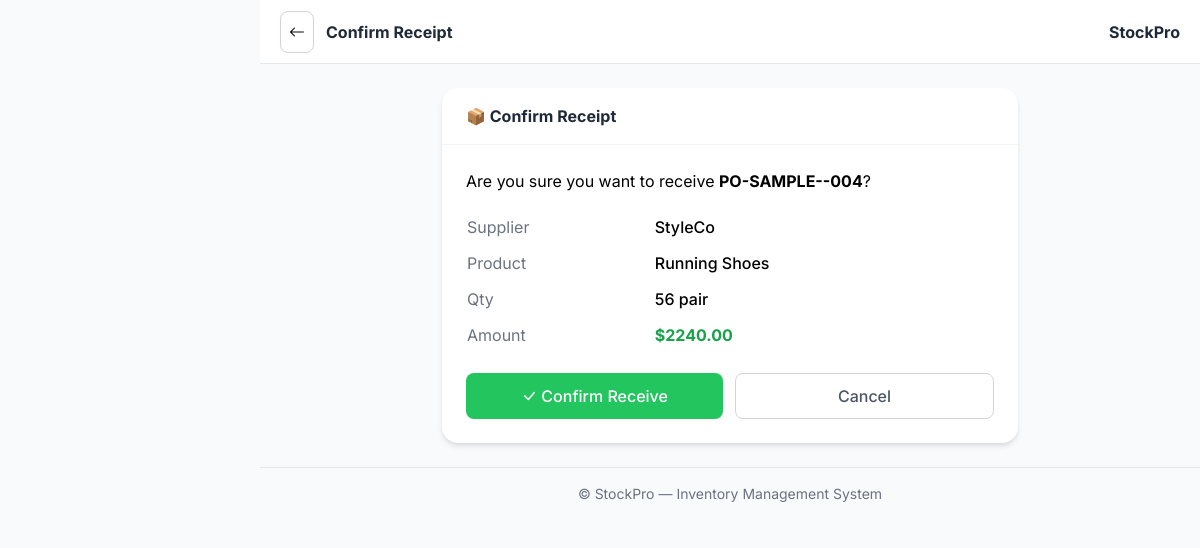
The page /dashboard/purchase-orders/1/receive/ (signed in) on the database its author committed.
### inventory/models.py (models this page shows, shortened)
class PurchaseOrder(models.Model):
    STATUS_CHOICES = [
        ("draft", "Draft"),
        ("sent", "Sent"),
        ("received", "Received"),
        ("cancelled", "Cancelled"),
    ]
    order_number = models.CharField(max_length=50, unique=True)
    supplier = models.ForeignKey(Supplier, on_delete=models.CASCADE, related_name="purchase_orders")
    product = models.ForeignKey(Product, on_delete=models.CASCADE, related_name="purchase_orders")
    quantity = models.IntegerField()
    unit_price = models.DecimalField(max_digits=10, decimal_places=2)
    total_amount = models.DecimalField(max_digits=12, decimal_places=2)
    status = models.CharField(max_length=20, choices=STATUS_CHOICES, default="draft")
    notes = models.TextField(blank=True)
    order_date = models.DateTimeField(auto_now_add=True)
    expected_date = models.DateField(blank=True, null=True)
    received_date = models.DateTimeField(blank=True, null=True)
    class Meta:
        ordering = ["-order_date"]

class Supplier(models.Model):
    name = models.CharField(max_length=200, unique=True)
    contact_person = models.CharField(max_length=100, blank=True)
    email = models.EmailField(blank=True)
    phone = models.CharField(max_length=20, blank=True)
    address = models.TextField(blank=True)
    is_active = models.BooleanField(default=True)
    created_at = models.DateTimeField(auto_now_add=True)
    class Meta:
        ordering = ["name"]

class Product(models.Model):
    STATUS_CHOICES = [
        ("active", "Active"),
        ("archived", "Archived"),
    ]
    UNIT_CHOICES = [
        ("piece", "Piece"),
        ("kg", "Kilogram"),
        ("g", "Gram"),
        ("l", "Liter"),
        ("ml", "Milliliter"),
        ("box", "Box"),
        ("pack", "Pack"),
        ("set", "Set"),
    ]
    name = models.CharField(max_length=200)
    category = models.ForeignKey(
        Category, on_delete=models.SET_NULL, null=True, blank=True, related_name="products"
    )
    supplier = models.ForeignKey(
        Supplier, on_delete=models.SET_NULL, null=True, blank=True, related_name="products"
    )
    description = models.TextField(blank=True)
    sku = models.CharField(max_length=50, unique=True, blank=True)
    barcode = models.CharField(max_length=50, unique=True, blank=True)
    price = models.DecimalField(max_digits=10, decimal_places=2, validators=[MinValueValidator(Decimal("0"))])
    cost_price = models.DecimalField(max_digits=10, decimal_places=2, default=Decimal("0"), validators=[MinValueValidator(Decimal("0"))])
    quantity = models.IntegerField(default=0, validators=[MinValueValidator(0)])
    unit = models.CharField(max_length=20, choices=UNIT_CHOICES, default="piece")
    low_stock_threshold = models.IntegerField(default=10)
    max_stock_threshold = models.IntegerField(default=1000)
    status = models.CharField(max_length=10, choices=STATUS_CHOICES, default="active")
    image = models.ImageField(upload_to="products/", blank=True, null=True)
    created_at = models.DateTimeField(auto_now_add=True)
    updated_at = models.DateTimeField(auto_now=True)
    class Meta:
        ordering = ["-updated_at"]
        indexes = [
            models.Index(fields=["status", "quantity"]),
            models.Index(fields=["sku"]),
        ]

### inventory/views.py (the view, shortened to what this page needs)
# urls.py: path("purchase-orders/<int:pk>/receive/", views.purchase_order_receive, name="purchase_order_receive"),
@login_required
@manager_or_admin_required
def purchase_order_receive(request, pk):
    order = get_object_or_404(PurchaseOrder, pk=pk)
    return render(request, "inventory/purchase_order_confirm.html", {"order": order})

### inventory/templates/inventory/purchase_order_confirm.html (shortened to what this page needs)
{% extends 'base.html' %}
{% block page_title %}Confirm Receipt{% endblock %}
{% block content %}
<div class="max-w-xl mx-auto">
  <div class="bg-white rounded-2xl shadow-md">
    <div class="px-6 py-4 border-b border-gray-100">
      <h5 class="font-bold text-gray-800">📦 Confirm Receipt</h5>
    </div>
    <div class="p-6">
      <p class="mb-4">Are you sure you want to receive <strong>{{ order.order_number }}</strong>?</p>
      <table class="w-full mb-5">
        <tr><td class="text-gray-500 py-1.5">Supplier</td><td class="font-medium">{{ order.supplier.name }}</td></tr>
        <tr><td class="text-gray-500 py-1.5">Product</td><td class="font-medium">{{ order.product.name }}</td></tr>
        <tr><td class="text-gray-500 py-1.5">Qty</td><td class="font-medium">{{ order.quantity }} {{ order.product.unit }}</td></tr>
        <tr><td class="text-gray-500 py-1.5">Amount</td><td class="font-bold text-success-600">${{ order.total_amount|floatformat:2 }}</td></tr>
      </table>
      <form method="post" class="flex gap-3">
        <button type="submit" class="flex-1 px-5 py-2.5 bg-success-500 text-white rounded-lg font-medium hover:bg-success-600"><i class="bi bi-check-lg"></i> Confirm Receive</button>
        <a href="{% url 'purchase_order_list' %}" class="flex-1 px-5 py-2.5 border border-gray-300 text-gray-600 rounded-lg font-medium hover:bg-gray-50 text-center">Cancel</a>
      </form>
    </div>
  </div>
</div>
{% endblock %}

### rows shown on the page
PurchaseOrder: order_number "PO-SAMPLE--004", supplier.name "StyleCo", product.name "Running Shoes", quantity "56", product.unit "pair", total_amount "2240.00"
